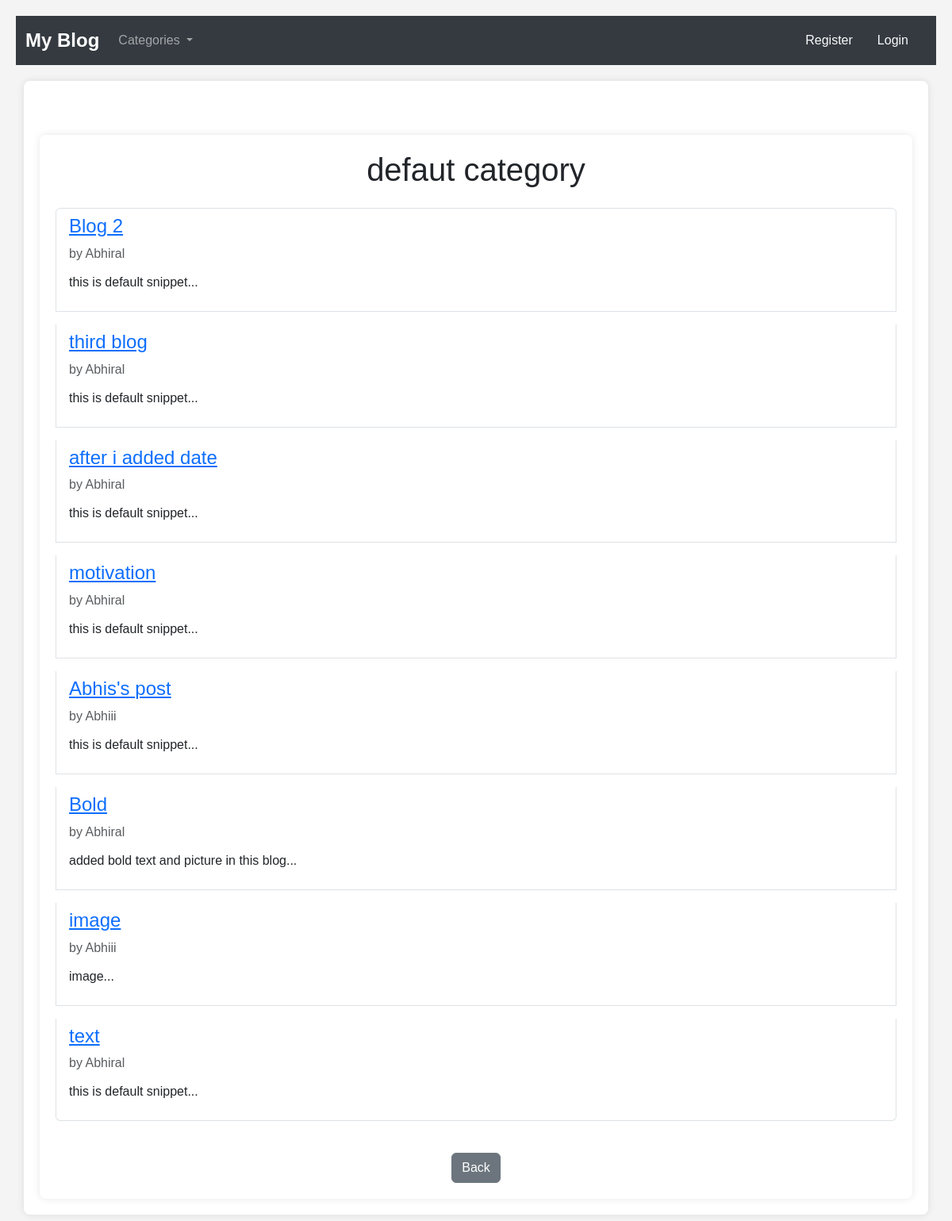
The app's page /category/defaut-category, older data.
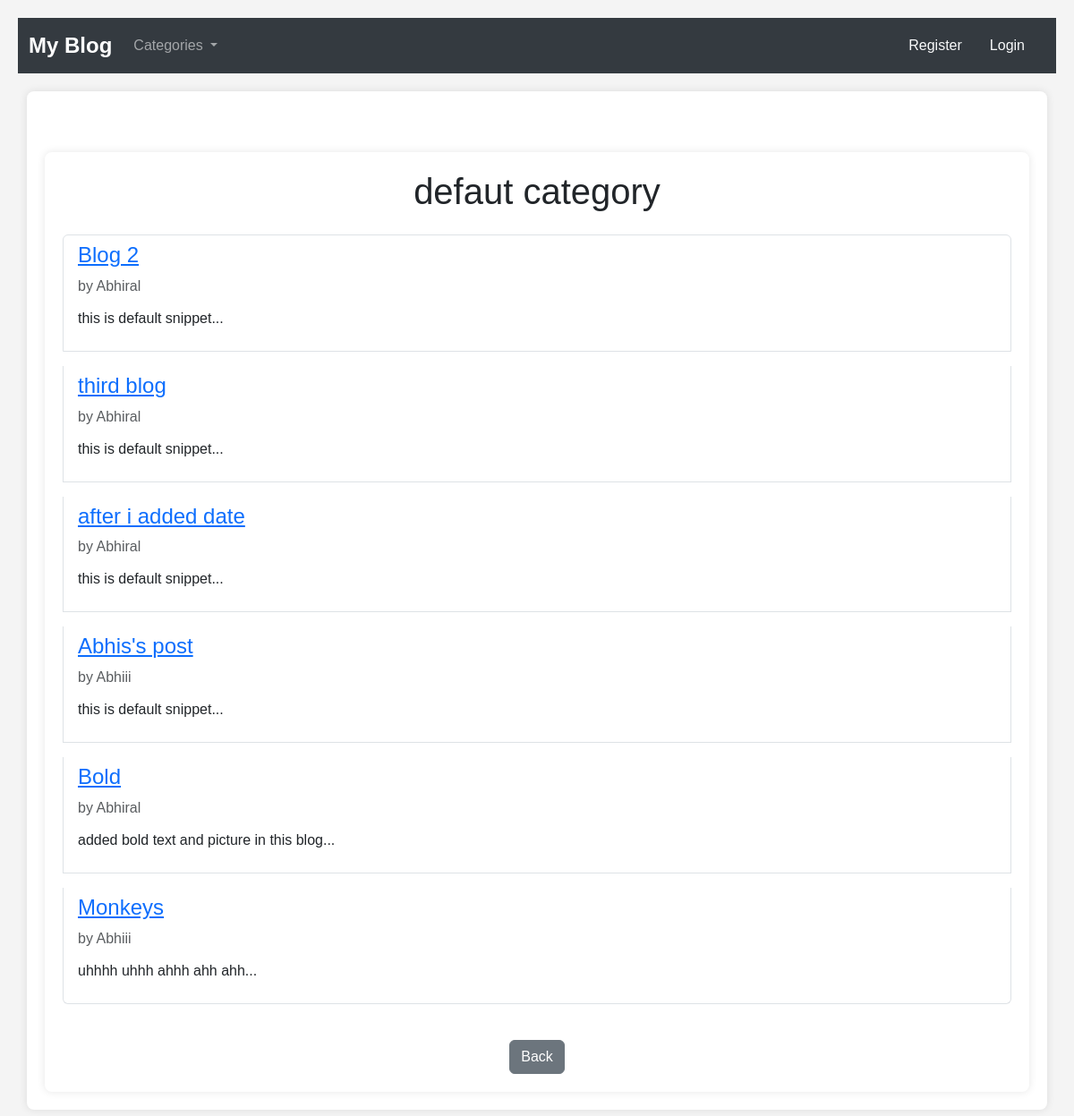
The same page, newer data.
### theblog/models.py (models this page shows, shortened)
class Post(models.Model):
    title = models.CharField(max_length=255)
    header_image = models.ImageField(null=True,blank=True,upload_to="images/")
    author = models.ForeignKey(User, on_delete=models.CASCADE)
    category = models.CharField(max_length=255,default="defaut category")
    body = RichTextField(blank=True,null=True)
    snippet = models.CharField(max_length=255,default="this is default snippet")
    post_date = models.DateTimeField(auto_now_add=True)
    likes = models.ManyToManyField(User,related_name='blog_posts')

### theblog/views.py (the view)
# urls.py: path('category/<str:cat>',CategoryView,name ="category"),
def CategoryView(request,cat):
    category_post = Post.objects.filter(category=cat.replace('-',' '))
    cat_menu = Category.objects.all()
    return render(request,'categories.html',{'cat':cat.replace('-',' '),'category_post':category_post,'cat_menu':cat_menu})

### theblog/models.py (called while the page is built)
    def __str__(self):
        return self.name

### theblog/templates/categories.html (shortened to what this page needs)
{% extends "base.html" %}
{% block content %}
<div class="container mt-5">
    {% if category_post %}
    <h1 class="text-center mb-4">{{ cat }}</h1>
    <ul class="list-group">
        {% for post in category_post %}
        <li class="list-group-item mb-3">
            <div class="d-flex justify-content-between align-items-center">
                <div>
                    <h4>
                        <a href="{% url 'article-detail' post.pk %}" class="text-primary">{{ post.title }}</a>
                    </h4>
                    <p class="mb-1">
                        <span class="text-muted">by {{ post.author.username }}</span>
                    </p>
                </div>
            </div>
            <p class="mt-2">{{ post.snippet }}...</p>
        </li>
        {% endfor %}
    </ul>
    {% else %}
    <h3 class="text-center text-danger">This page does not exist</h3>
    {% endif %}
    <div class="text-center mt-4">
        <a href="{% url 'home' %}" class="btn btn-secondary">Back</a>
    </div>
</div>
{% endblock content %}

Row changes from the older to the newer data that the page shows:
no longer on this page (row edited): Post: title "motivation", author.username "Abhiral", snippet "this is default snippet"
removed Post: title "text", author.username "Abhiral", snippet "this is default snippet"
changed Post: title "image" → "Monkeys"; snippet "image" → "uhhhh uhhh ahhh ahh ahh"
